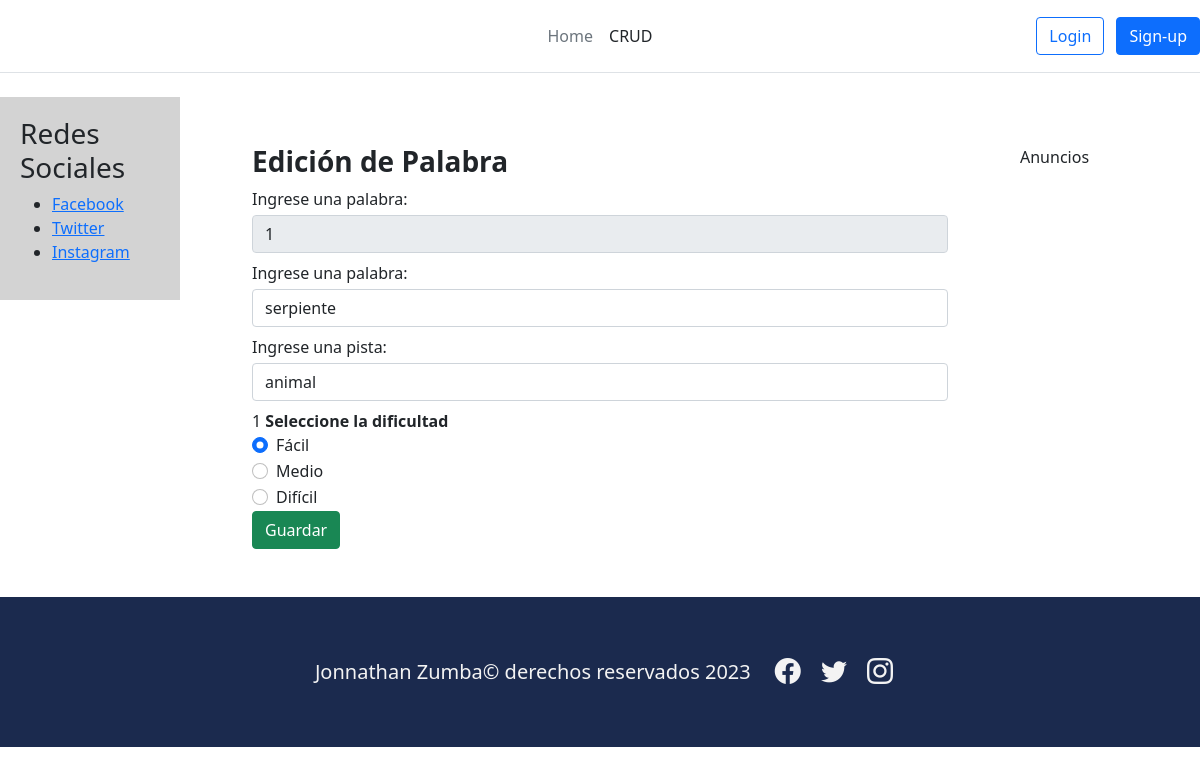
/edicionPalabra/1, run on an earlier commit of the app's database.
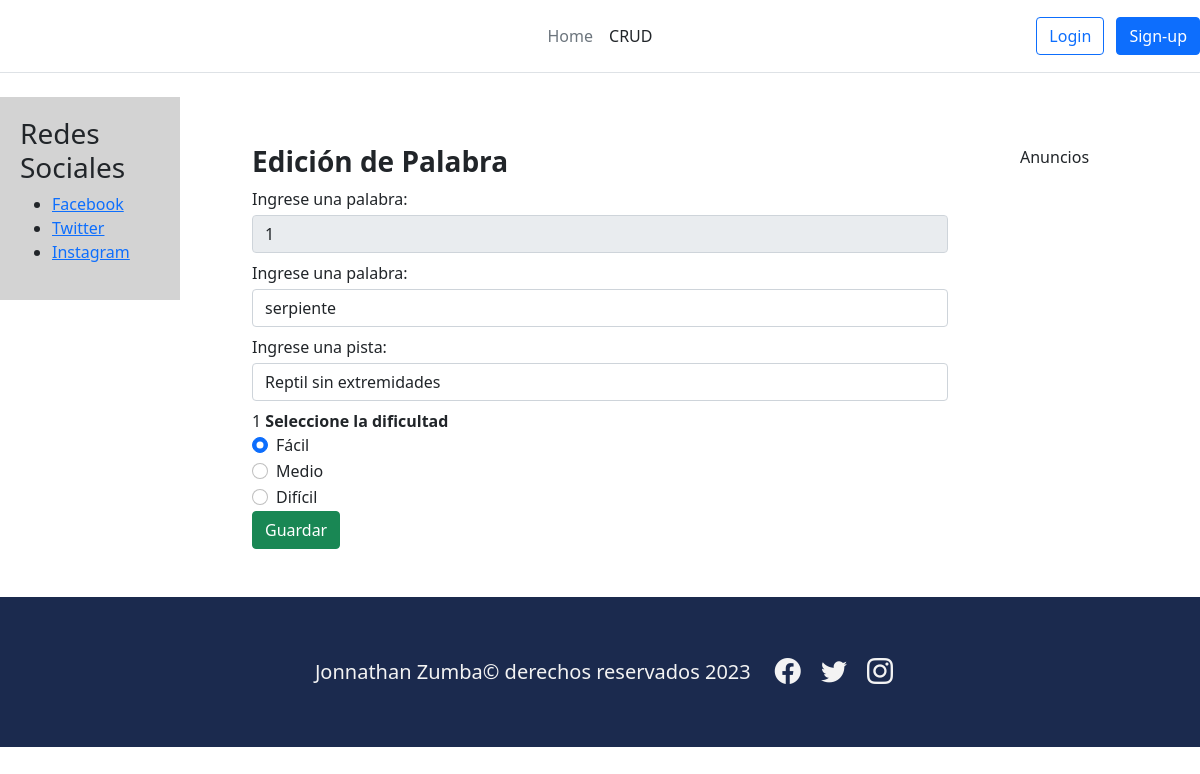
And on a later commit of the database.
### app1/models.py (models this page shows, shortened)
class Word(models.Model):
    word = models.CharField(max_length=50, null= False, default="")
    answer = models.CharField(max_length=50)
    level = models.ForeignKey(Level, on_delete=models.CASCADE)

class Level(models.Model):
    name = models.CharField(max_length=50, null= False, blank= False)
    weight = models.CharField(max_length=50)

### proyecto_libre/views.py (the view)
# urls.py: path('edicionPalabra/<int:id>',views.edicionPalabra,name="edicionPalabra"),
def edicionPalabra(request,id):
    data={}
    palabra = Word.objects.get(id = id)
    niveles = Level.objects.all()
    data["palabra"] = palabra
    data["niveles"] = niveles
    return render(request, "editar.html", data)

### templates/editar.html (shortened to what this page needs)
{% extends 'home.html' %}
{% block contenido %}
<div class="container">
    <div class="row align-items-start">
      <div class="col">
        <form action="{% url 'editarPalabra' %}" method="POST">
            <h3><strong>Edición de Palabra</strong></h3>
            <div class="form-group pb-2">
                <label for="txtCodigo" class="mb-1">Ingrese una palabra:</label>
                <input type="text" id="txtCodigo" name="txtCodigo"  class="form-control" value="{{palabra.id}}" maxlength="50" required readonly>
            </div>
            <div class="form-group pb-2">
                <label for="txtAnswer" class="mb-1">Ingrese una palabra:</label>
                <input type="text" id="txtAnswer" name="txtAnswer"  class="form-control" value="{{palabra.answer}}" maxlength="50" required>
            </div>
            <div class="form-group pb-2">
                <label for="txtWord" class="mb-1">Ingrese una pista:</label>
                <input type="text" id="txtWord" name="txtWord" class="form-control" value="{{palabra.word}}" maxlength="50" required>
            </div>
            {{palabra.level.id}}
            <label for="flexRadioDefault"><strong>Seleccione la dificultad</strong></label>
            {% for nivel in niveles %}
                <div class="form-check ml-5">
                    <input class="form-check-input"  type="radio" name="flexRadioDefault" id="flexRadioDefault{{nivel.id}}" value="{{nivel.id}}" required {% if nivel.id == palabra.level.id %} checked {% endif %}>
                    <label class="form-check-label" for="flexRadioDefault{{nivel.id}}">
                        {{nivel.name}}
                    </label>
                </div>
            {% endfor %}
            <div class="form-group">
                <button type="submit" class="btn btn-success btn-block text-white">Guardar</button>
            </div>
        </form>
      </div>
    </div>
  </div>
{% endblock contenido %}

What changed in the data, as far as the page shows it:
changed Word "serpiente": txtWord "animal" → "Reptil sin extremidades"
